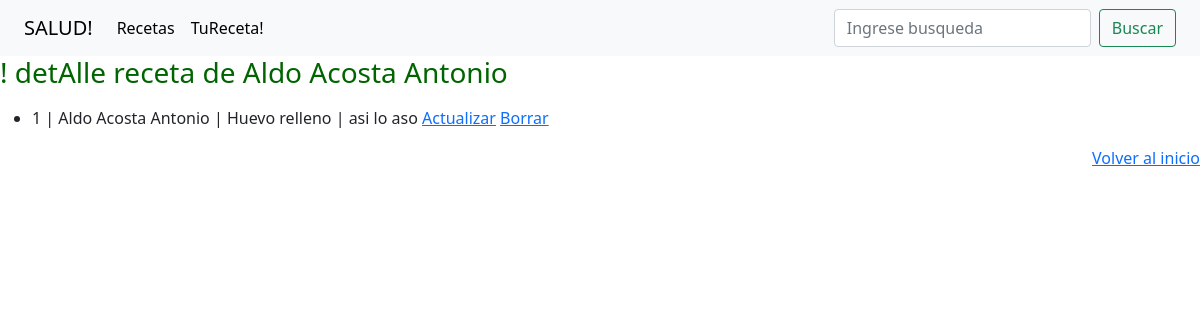
The app's page /recetas/detail/1 with its own data.
### Recetas/models.py (models this page shows, shortened)
class MundoRecetas(models.Model):
    nombre = models.CharField(max_length=50)
    grupo = models.CharField(max_length=100)
    receta = models.CharField(max_length=100)
    detalle = models.CharField(max_length=200)
    fecha = models.DateTimeField(auto_now=True)

### Recetas/views.py (the view)
# urls.py: path('recetas/detail/<pk>', MundoRecetasDetail.as_view(), name='recetas-detail'),
class MundoRecetasDetail(DetailView):
    model = MundoRecetas
    context_object_name = 'nombre'

### Recetas/templates/Recetas/MundoRecetas_detail.html
{% extends 'Recetas/index.html' %}
{% block principal %}
<h3 style="color: darkgreen;">! detAlle receta de {{nombre.nombre}}</h3>
<p>
<ul>
    <li>{{nombre.id}}  |  {{nombre.nombre}}  |  {{nombre.receta}}  |  {{nombre.detalle}}
        <a href="{% url 'recetas-update' nombre.id %}">Actualizar</a>
        <a href="{% url 'recetas-delete' nombre.id %}">Borrar</a>
    </li>
</ul>
</p>
{% endblock %}

### records on screen
MundoRecetas: nombre "Aldo Acosta Antonio", id "1", receta "Huevo relleno", detalle "asi lo aso"
